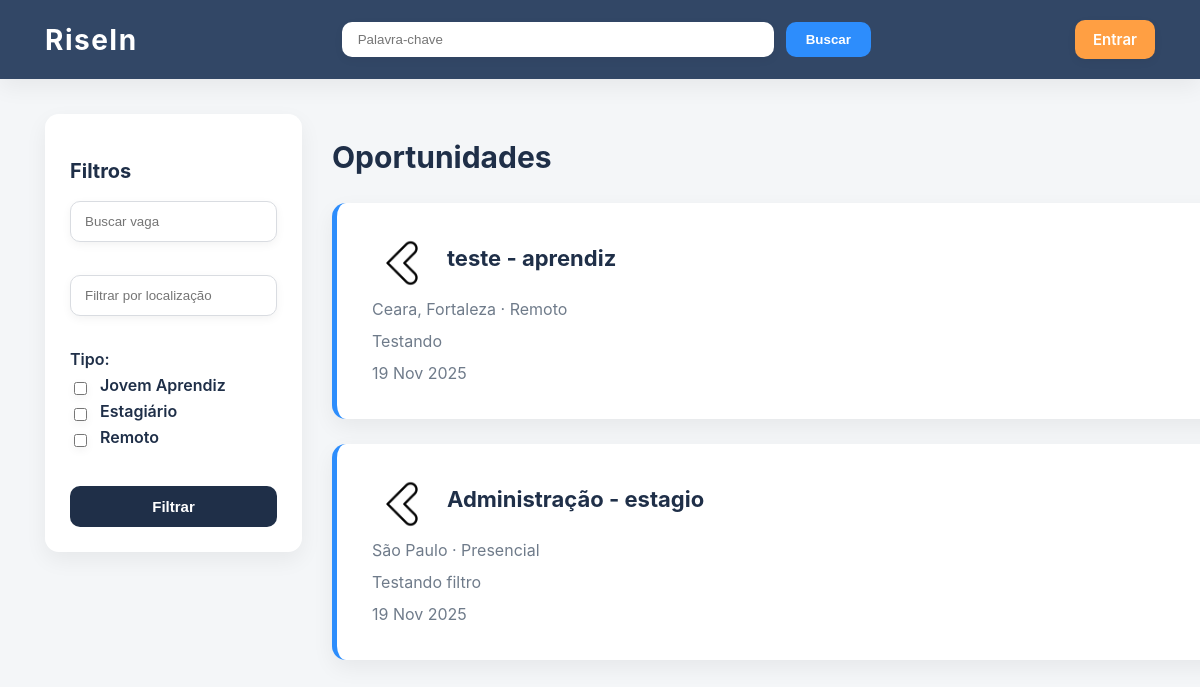
Before: / with the older database file.
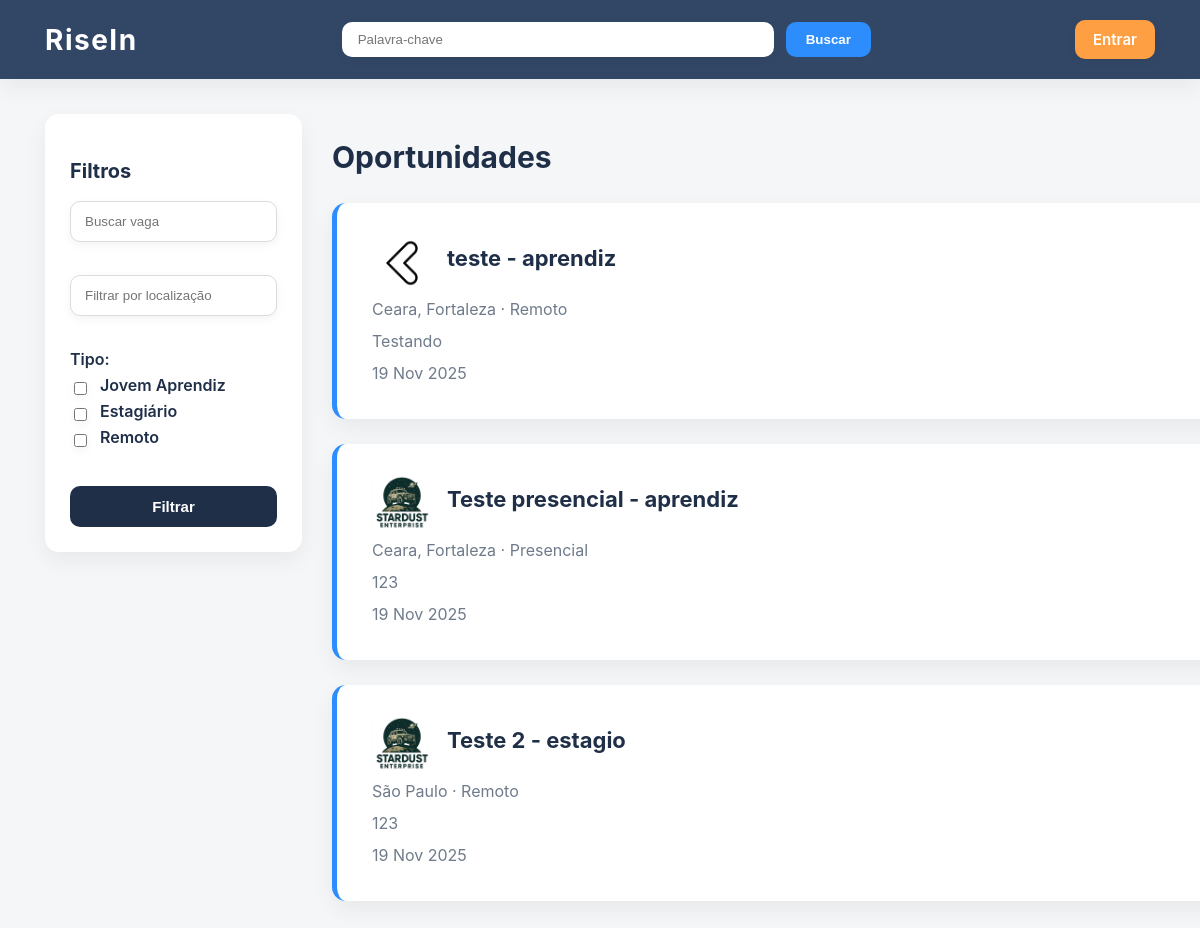
After: the same page with the newer database file.
### opportunity/models.py (models this page shows, shortened)
class Vaga(models.Model):
    TIPO_CHOICES = [
        ('aprendiz', 'Jovem Aprendiz'),
        ('estagio', 'Estágio'),
    ]
    titulo = models.CharField(max_length=100)
    empresa = models.ForeignKey(Empresa, on_delete=models.CASCADE)
    descricao = models.TextField()
    localizacao = models.CharField(max_length=100)
    remoto = models.BooleanField(default=False)
    tipo = models.CharField(max_length=20, choices=TIPO_CHOICES)
    data_publicacao = models.DateTimeField(auto_now_add=True)

class Empresa(models.Model):
    nome = models.CharField(max_length=100)
    imagem = models.ImageField(upload_to='empresas/', blank=True, null=True)
    site = models.URLField(blank=True, null=True)

### opportunity/views.py (the view, shortened to what this page needs)
# urls.py: path('', views.home, name='home'),
def home(request):
    form = FiltroForm(request.GET or None)
    vagas = Vaga.objects.all()
    return render(request, 'opportunity/home.html', {'form': form, 'vagas': vagas})

### opportunity/forms.py
class FiltroForm(forms.Form):
    busca = forms.CharField(required=False, label='Buscar vaga')
    localizacao = forms.CharField(required=False, label='Localização')
    tipo = forms.MultipleChoiceField(
        required=False,
        widget=forms.CheckboxSelectMultiple,
        choices=[
            ('aprendiz', 'Jovem Aprendiz'),
            ('estagio', 'Estagiário'),
        ]
    )
    remoto = forms.BooleanField(
        required=False,
        label='Remoto',
        widget=forms.CheckboxInput(attrs={'id': 'filtro_remoto'})
)

### opportunity/templates/opportunity/home.html
{% extends "opportunity/base.html" %}
{% block content %}
    <aside class="filters">
    <h3>Filtros</h3>
    <form method="get" action="{% url 'home' %}">
        <div class="form-group">
            <input type="text" name="busca" placeholder="Buscar vaga" value="{{ request.GET.busca }}" class="form-control">
        </div>
        <div class="form-group">
            <input type="text" name="localizacao" placeholder="Filtrar por localização" value="{{ request.GET.localizacao }}" class="form-control">
        </div>
        <div class="form-group">
            <label>Tipo:</label>
            {% for checkbox in form.tipo %}
                <div class="checkbox-group">
                    {{ checkbox.tag }}
                    <label>{{ checkbox.choice_label }}</label>
                </div>
            {% endfor %}
            <div class="checkbox-group">
                {{ form.remoto }}
                <label for="{{ form.remoto.id_for_label }}">Remoto</label>
            </div>
        </div>
        <button type="submit" class="btn">Filtrar</button>
    </form>
</aside>
    <section class="vagas">
        <h2>Oportunidades</h2>
        {% if vagas %}
            {% for vaga in vagas %}
    <div class="vaga">
        <div class="vaga-header" style="display: flex; align-items: center; gap: 15px;">
            {% if vaga.empresa.imagem %}
                <img src="{{ vaga.empresa.imagem.url }}" alt="{{ vaga.empresa.nome }}" style="width: 60px; height: 60px; object-fit: cover; border-radius: 10px;">
            {% else %}
                <div style="width:60px; height:60px; background:#ddd; border-radius:10px;"></div>
            {% endif %}
            <h3><a href="{% url 'detalhe_vaga' vaga.pk %}">{{ vaga.titulo }} - {{ vaga.tipo }}</a></h3>
        </div>
        <p class="local">{{ vaga.localizacao }} · {% if vaga.remoto %}Remoto{% else %}Presencial{% endif %}</p>
        <p class="descricao">{{ vaga.descricao }}</p>
        <p class="data">{{ vaga.data_publicacao|date:"d M Y" }}</p>
    </div>
{% endfor %}
        {% else %}
            <p class="sem-vagas">Nenhuma vaga publicada ainda.</p>
        {% endif %}
    </section>
{% endblock %}

### opportunity/templates/opportunity/base.html (shortened to what this page needs)
<!DOCTYPE html>
<html lang="pt-br">
<head>
    {% load static %}
    <link rel="stylesheet" href="{% static 'opportunity/style.css' %}?v=999">
</head>
<body>
<header>
    <div class="logo">RiseIn</div>
    <div class="search-bar">
        <form method="get" action="{% url 'home' %}">
            <input type="text" name="busca" placeholder="Palavra-chave" value="{{ request.GET.busca }}">
            <button type="submit">Buscar</button>
        </form>
    </div>
    <div class="user-actions">
        {% if user.is_authenticated and user.is_staff %}
            <a href="{% url 'criar_vaga' %}" class="btn">Divulgar vaga</a>
            <form method="post" action="{% url 'logout' %}">
                {% csrf_token %}
                <button type="submit">Sair</button>
            </form>
        {% else %}
            <a href="/admin/login/" class="btn">Entrar</a>
        {% endif %}
    </div>
</header>
<main>
    {% block content %}{% endblock %}
</main>
</body>
</html>

### opportunity/static/opportunity/style.css (style rules this page uses)
:root { --bg: #f4f6f8; --primary: #1f2f48; --primary-light: #324766; --secondary: #2d8dfc; --secondary-dark: #1c6ed6; --accent: #ff9f43; --text-dark: #2b2b2b; --text-light: #6f7b8a; --radius: 10px; --radius-lg: 14px; --shadow: 0 8px 22px rgba(0,0,0,0.06); --shadow-sm: 0 3px 10px rgba(0,0,0,0.05); }
body { margin: 0; font-family: "Inter", Arial, sans-serif; background: var(--bg); color: var(--text-dark); }
header { background: var(--primary-light); color: white; padding: 20px 45px; display: flex; justify-content: space-between; align-items: center; box-shadow: var(--shadow); }
.logo { font-size: 28px; font-weight: 700; letter-spacing: 1.5px; }
.search-bar form { display: flex; gap: 12px; }
.search-bar input { padding: 10px 16px; border-radius: var(--radius); border: none; box-shadow: var(--shadow-sm); outline: none; width: 400px; }
.search-bar button { padding: 10px 20px; background: var(--secondary); border: none; border-radius: var(--radius); color: white; cursor: pointer; font-weight: 600; transition: 0.25s; }
.user-actions { display: flex; align-items: center; gap: 12px; }
.user-actions .btn { background: var(--accent); padding: 10px 18px; color: white; border-radius: var(--radius); text-decoration: none; font-weight: 600; box-shadow: var(--shadow-sm); transition: 0.25s; }
main { display: flex; padding: 35px 45px; gap: 30px; }
.filters { flex: 1; background: white; padding: 25px; flex-shrink: 0; border-radius: var(--radius-lg); box-shadow: var(--shadow); position: sticky; top: 20px; height: fit-content; }
.filters h3 { margin-bottom: 18px; font-size: 20px; color: var(--primary); }
.filters form { display: flex; flex-direction: column; gap: 15px; }
.filters input, .filters select { padding: 12px 14px; border-radius: var(--radius); border: 1px solid #d9dce1; box-shadow: var(--shadow-sm); outline: none; }
.filters button { background: var(--primary); color: white; padding: 12px; border: none; border-radius: var(--radius); cursor: pointer; font-weight: 600; }
.vagas { flex: 4; display: flex; flex-direction: column; width: 100%; height: 50%; }
.vagas h2 { margin-bottom: 28px; font-size: 30px; color: var(--primary); }
.vaga { display: flex; flex-direction: column; flex: 1 1 auto; min-width: 0; background: white; padding: 30px 35px; border-radius: var(--radius-lg); margin-bottom: 25px; box-shadow: var(--shadow); transition: 0.25s ease; border-left: 5px solid var(--secondary); max-width: 900px; width: 100%; }
.vaga h3 { margin: 0 0 10px; font-size: 22px; }
.vaga h3 a { text-decoration: none; color: var(--primary); transition: 0.25s; }
.vaga .local, .vaga .descricao, .vaga .data { color: var(--text-light); margin: 6px 0; }
.descricao { margin-top: 10px; }
.form-group { display: flex; flex-direction: column; margin-bottom: 18px; }
.form-group label { font-weight: 600; margin-bottom: 6px; color: var(--primary); }
.form-control { padding: 12px 14px; border-radius: var(--radius); border: 1px solid #d9dce1; box-shadow: var(--shadow-sm); }
.checkbox-group { display: flex; align-items: center; gap: 10px; }
.btn { padding: 10px 18px; border-radius: var(--radius); text-decoration: none; font-weight: 600; transition: 0.25s; font-size: 15px; }

Changed rows visible on the page:
removed Vaga: empresa.imagem (picture), titulo "Administração", tipo "estagio", localizacao "São Paulo", remoto "Presencial", descricao "Testando filtro", data_publicacao "19 Nov 2025"
added Vaga: empresa.imagem (picture), titulo "Teste presencial", tipo "aprendiz", localizacao "Ceara, Fortaleza", remoto "Presencial", descricao "123", data_publicacao "19 Nov 2025"
added Vaga: empresa.imagem (picture), titulo "Teste 2", tipo "estagio", localizacao "São Paulo", remoto "Remoto", descricao "123", data_publicacao "19 Nov 2025"
